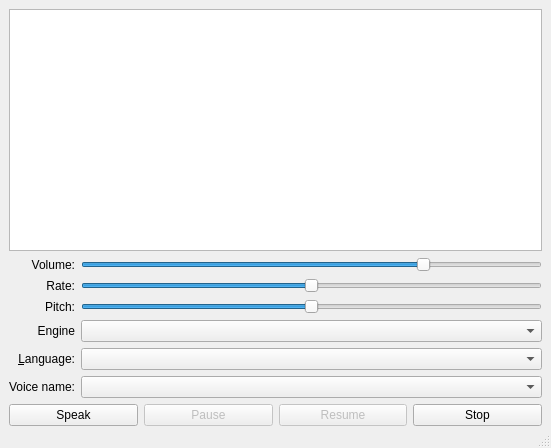
<?xml version="1.0" encoding="UTF-8"?>
<ui version="4.0">
 <class>MainWindow</class>
 <widget class="QMainWindow" name="MainWindow">
  <property name="geometry">
   <rect>
    <x>0</x>
    <y>0</y>
    <width>551</width>
    <height>448</height>
   </rect>
  </property>
  <property name="windowTitle">
   <string>MainWindow</string>
  </property>
  <widget class="QWidget" name="centralwidget">
   <layout class="QVBoxLayout" name="verticalLayout" stretch="1,0,0">
    <property name="bottomMargin">
     <number>0</number>
    </property>
    <item>
     <widget class="QPlainTextEdit" name="plainTextEdit">
      <property name="sizePolicy">
       <sizepolicy hsizetype="Expanding" vsizetype="Expanding">
        <horstretch>0</horstretch>
        <verstretch>0</verstretch>
       </sizepolicy>
      </property>
      <property name="plainText">
       <string/>
      </property>
     </widget>
    </item>
    <item>
     <layout class="QGridLayout" name="gridLayout">
      <item row="4" column="0">
       <widget class="QLabel" name="label_5">
        <property name="sizePolicy">
         <sizepolicy hsizetype="Minimum" vsizetype="Preferred">
          <horstretch>0</horstretch>
          <verstretch>0</verstretch>
         </sizepolicy>
        </property>
        <property name="text">
         <string>Engine</string>
        </property>
        <property name="alignment">
         <set>Qt::AlignRight|Qt::AlignTrailing|Qt::AlignVCenter</set>
        </property>
       </widget>
      </item>
      <item row="3" column="0">
       <widget class="QLabel" name="label_3">
        <property name="sizePolicy">
         <sizepolicy hsizetype="Minimum" vsizetype="Preferred">
          <horstretch>0</horstretch>
          <verstretch>0</verstretch>
         </sizepolicy>
        </property>
        <property name="text">
         <string>Pitch:</string>
        </property>
        <property name="alignment">
         <set>Qt::AlignRight|Qt::AlignTrailing|Qt::AlignVCenter</set>
        </property>
       </widget>
      </item>
      <item row="5" column="0">
       <widget class="QLabel" name="label_4">
        <property name="sizePolicy">
         <sizepolicy hsizetype="Minimum" vsizetype="Preferred">
          <horstretch>0</horstretch>
          <verstretch>0</verstretch>
         </sizepolicy>
        </property>
        <property name="text">
         <string>&amp;Language:</string>
        </property>
        <property name="alignment">
         <set>Qt::AlignRight|Qt::AlignTrailing|Qt::AlignVCenter</set>
        </property>
        <property name="buddy">
         <cstring>language</cstring>
        </property>
       </widget>
      </item>
      <item row="3" column="2">
       <widget class="QSlider" name="pitch">
        <property name="minimum">
         <number>-10</number>
        </property>
        <property name="maximum">
         <number>10</number>
        </property>
        <property name="singleStep">
         <number>1</number>
        </property>
        <property name="orientation">
         <enum>Qt::Horizontal</enum>
        </property>
       </widget>
      </item>
      <item row="6" column="0">
       <widget class="QLabel" name="label_6">
        <property name="text">
         <string>Voice name:</string>
        </property>
        <property name="alignment">
         <set>Qt::AlignRight|Qt::AlignTrailing|Qt::AlignVCenter</set>
        </property>
       </widget>
      </item>
      <item row="1" column="2">
       <widget class="QSlider" name="volume">
        <property name="maximum">
         <number>100</number>
        </property>
        <property name="singleStep">
         <number>5</number>
        </property>
        <property name="pageStep">
         <number>20</number>
        </property>
        <property name="value">
         <number>75</number>
        </property>
        <property name="orientation">
         <enum>Qt::Horizontal</enum>
        </property>
       </widget>
      </item>
      <item row="5" column="2">
       <widget class="QComboBox" name="language">
        <property name="sizePolicy">
         <sizepolicy hsizetype="Expanding" vsizetype="Fixed">
          <horstretch>0</horstretch>
          <verstretch>0</verstretch>
         </sizepolicy>
        </property>
       </widget>
      </item>
      <item row="6" column="2">
       <widget class="QComboBox" name="voice"/>
      </item>
      <item row="2" column="0">
       <widget class="QLabel" name="label">
        <property name="sizePolicy">
         <sizepolicy hsizetype="Minimum" vsizetype="Preferred">
          <horstretch>0</horstretch>
          <verstretch>0</verstretch>
         </sizepolicy>
        </property>
        <property name="text">
         <string>Rate:</string>
        </property>
        <property name="alignment">
         <set>Qt::AlignRight|Qt::AlignTrailing|Qt::AlignVCenter</set>
        </property>
       </widget>
      </item>
      <item row="1" column="0">
       <widget class="QLabel" name="label_2">
        <property name="sizePolicy">
         <sizepolicy hsizetype="Minimum" vsizetype="Preferred">
          <horstretch>0</horstretch>
          <verstretch>0</verstretch>
         </sizepolicy>
        </property>
        <property name="text">
         <string>Volume:</string>
        </property>
        <property name="alignment">
         <set>Qt::AlignRight|Qt::AlignTrailing|Qt::AlignVCenter</set>
        </property>
       </widget>
      </item>
      <item row="2" column="2">
       <widget class="QSlider" name="rate">
        <property name="minimum">
         <number>-10</number>
        </property>
        <property name="maximum">
         <number>10</number>
        </property>
        <property name="orientation">
         <enum>Qt::Horizontal</enum>
        </property>
       </widget>
      </item>
      <item row="4" column="2">
       <widget class="QComboBox" name="engine">
        <property name="sizePolicy">
         <sizepolicy hsizetype="Expanding" vsizetype="Fixed">
          <horstretch>0</horstretch>
          <verstretch>0</verstretch>
         </sizepolicy>
        </property>
       </widget>
      </item>
     </layout>
    </item>
    <item>
     <layout class="QHBoxLayout" name="horizontalLayout">
      <item>
       <widget class="QPushButton" name="speakButton">
        <property name="text">
         <string>Speak</string>
        </property>
       </widget>
      </item>
      <item>
       <widget class="QPushButton" name="pauseButton">
        <property name="enabled">
         <bool>false</bool>
        </property>
        <property name="text">
         <string>Pause</string>
        </property>
       </widget>
      </item>
      <item>
       <widget class="QPushButton" name="resumeButton">
        <property name="enabled">
         <bool>false</bool>
        </property>
        <property name="text">
         <string>Resume</string>
        </property>
       </widget>
      </item>
      <item>
       <widget class="QPushButton" name="stopButton">
        <property name="text">
         <string>Stop</string>
        </property>
       </widget>
      </item>
     </layout>
    </item>
   </layout>
  </widget>
  <widget class="QStatusBar" name="statusbar"/>
 </widget>
 <tabstops>
  <tabstop>plainTextEdit</tabstop>
  <tabstop>speakButton</tabstop>
  <tabstop>pauseButton</tabstop>
  <tabstop>resumeButton</tabstop>
  <tabstop>stopButton</tabstop>
 </tabstops>
 <resources/>
 <connections/>
</ui>
